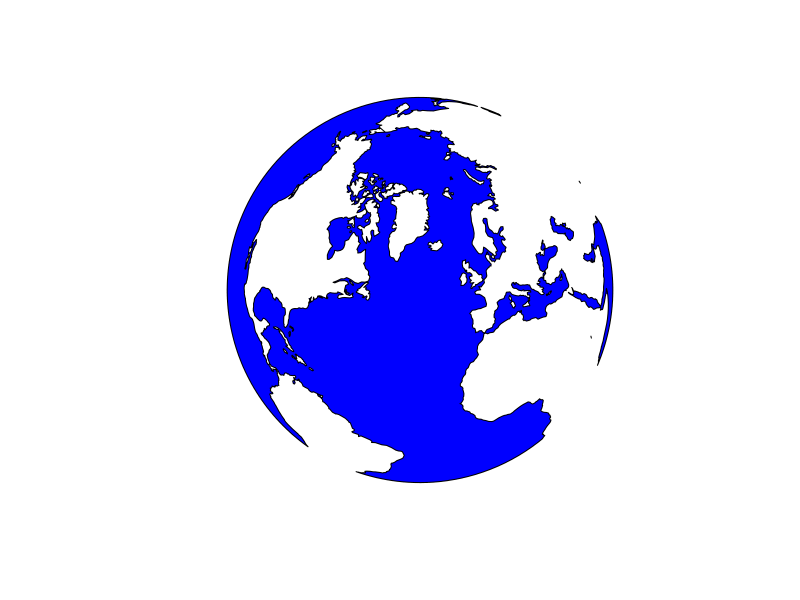

Write the R code that produced this figure. (Note: this script raises an error after producing the figure.)
## ---- chunk 1
knitr::opts_chunk$set(collapse = TRUE)
EVAL = !inherits(try(sf_use_s2(TRUE), silent=TRUE), "try-error")
## ---- chunk 2
library(sf)
nc = read_sf(system.file("gpkg/nc.gpkg", package="sf")) # wrong ring directions
library(s2)
s2_area(st_as_s2(nc, oriented = FALSE)[1:3]) # corrects ring direction, correct area:
s2_area(st_as_s2(nc, oriented = TRUE)[1:3]) # wrong direction: Earth's surface minus area
nc = read_sf(system.file("gpkg/nc.gpkg", package="sf"), check_ring_dir = TRUE)
s2_area(st_as_s2(nc, oriented = TRUE)[1:3]) # no second correction needed here:
## ---- chunk 3
as_s2_geography(TRUE)
## ---- chunk 4
co = s2_data_countries()
oc = s2_difference(as_s2_geography(TRUE), s2_union_agg(co)) # oceans
b = s2_buffer_cells(as_s2_geography("POINT(-30 52)"), 9800000) # visible half
i = s2_intersection(b, oc) # visible ocean
plot(st_transform(st_as_sfc(i), "+proj=ortho +lat_0=52 +lon_0=-30"), col = 'blue')
## ---- chunk 5
a = as_s2_geography("POINT(0 0)")
b = as_s2_geography("POLYGON((0 0,1 0,1 1,0 1,0 0))")
s2_intersects(a, b, s2_options(model = 0)) # OPEN
s2_intersects(a, b, s2_options(model = 2)) # CLOSED
s2_intersects(a, b, s2_options(model = 1)) # HALF-CLOSED: a toss
s2_intersects(a, b) # default: HALF-CLOSED
## ---- chunk 6
fiji = s2_data_countries("Fiji")
aa = s2_data_countries("Antarctica")
s2_cap(fiji)
s2_lat_lng_rect(c(fiji,aa))
## ---- chunk 7
sf_use_s2()
## ---- chunk 8
sf_use_s2(FALSE)
## ---- chunk 9
sf_use_s2(TRUE)
## ---- chunk 10
library(sf)
library(units)
nc = read_sf(system.file("gpkg/nc.gpkg", package="sf"))
sf_use_s2(TRUE)
a1 = st_area(nc)
sf_use_s2(FALSE)
a2 = st_area(nc)
plot(a1, a2)
abline(0, 1)
summary((a1 - a2)/a1)
## ---- chunk 11
nc_ls = st_cast(nc, "MULTILINESTRING")
l1 = st_length(nc_ls)
l2 = st_length(nc_ls, use_lwgeom = TRUE)
plot(l1 , l2)
abline(0, 1)
summary((l1-l2)/l1)
## ---- chunk 12
d1 = st_distance(nc, nc[1:10,])
d2 = st_distance(nc, nc[1:10,], use_lwgeom = TRUE)
dim(d1)
dim(d2)
plot(as.vector(d1), as.vector(d2))
abline(0, 1)
summary(as.vector(d1)-as.vector(d2))
